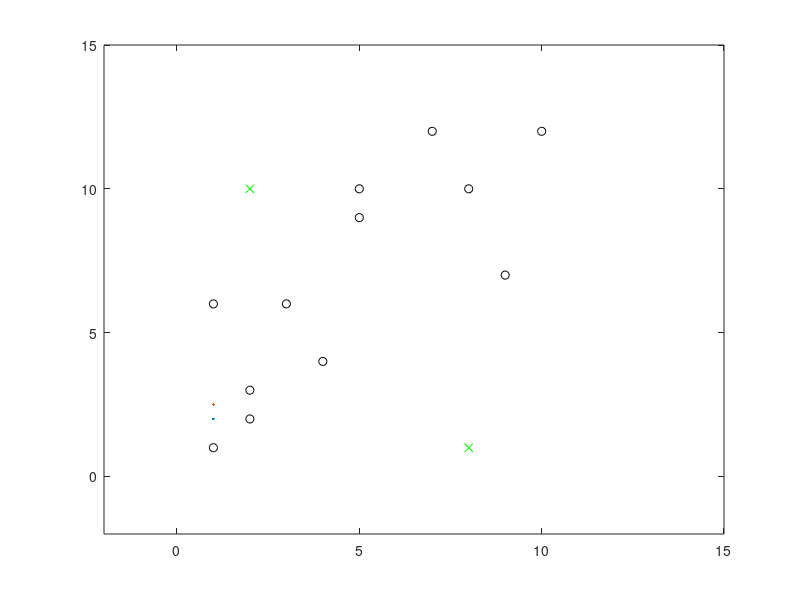
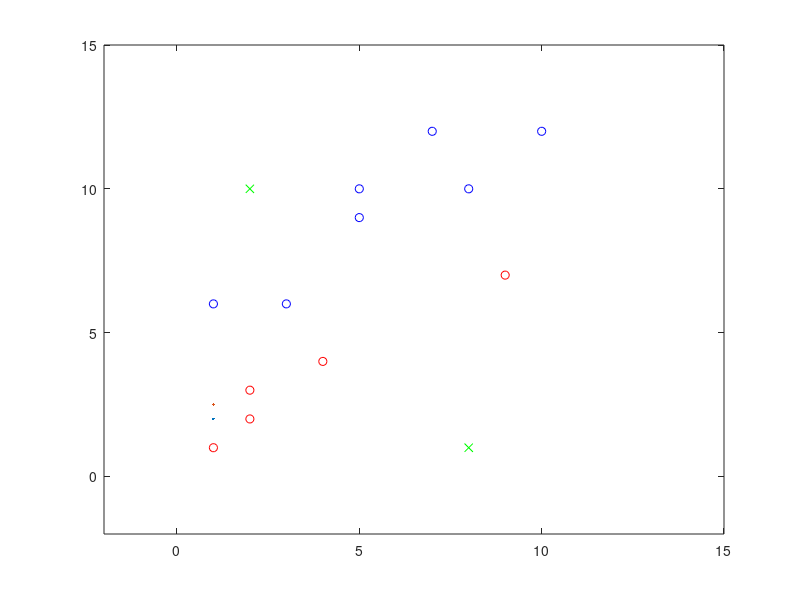
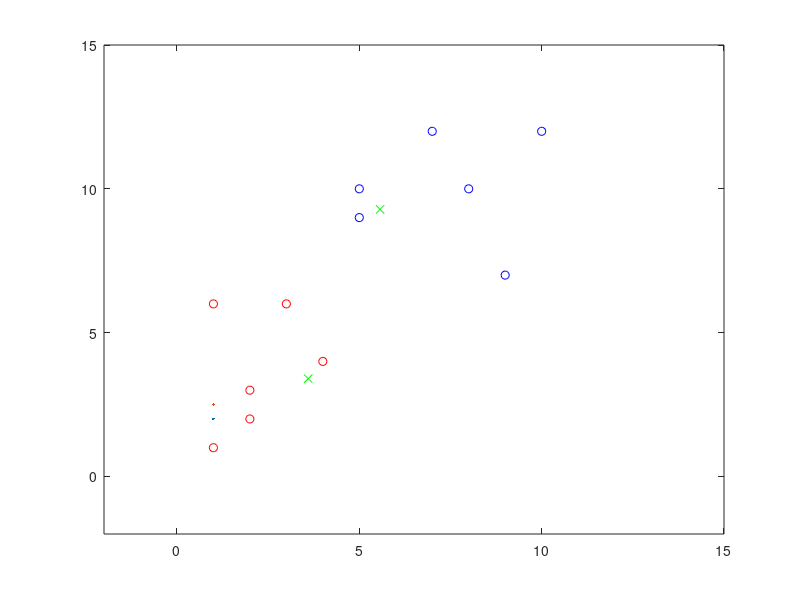
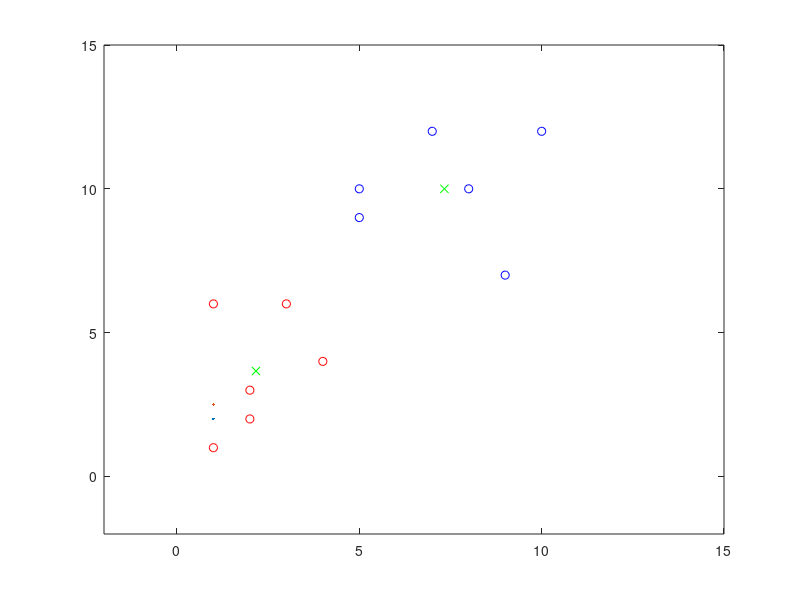

The MATLAB script that drew these images, in order:
%% Declarations
close all;
clc;
clear;

objects_x = [1, 1, 2, 2, 4, 3, 5, 7, 5, 8, 10, 9];
objects_y = [1, 6, 2, 3, 4, 6, 9, 12, 10, 10, 12, 7];

clusters_x = [2, 8];
clusters_y = [10, 1];

figure
plot(objects_x, objects_y, 'ko', LineWidth=2);
hold on;
plot(clusters_x, clusters_y, 'gx', LineWidth=2.5);
xlim([-2 15]);
ylim([-2 15]);

%% Implement k-means
clc;

c1x = []; c1y = [];
c2x = []; c2y = [];
temp1 = 0;
temp2 = 0;

while(1)
    % Assignment
    for i = 1:numel(objects_x)
        dis1 = sqrt((clusters_x(1) - objects_x(i))^2 + (clusters_y(1) - objects_y(i))^2);
        dis2 = sqrt((clusters_x(2) - objects_x(i))^2 + (clusters_y(2) - objects_y(i))^2);
        if dis1 <= dis2
            c1x(numel(c1x) + 1) = objects_x(i);
            c1y(numel(c1y) + 1) = objects_y(i);
        else
            c2x(numel(c2x) + 1) = objects_x(i);
            c2y(numel(c2y) + 1) = objects_y(i);
        end
    end
    
    figure
    plot(c1x, c1y, 'bo', c2x, c2y, 'ro', LineWidth=2);
    hold on;
    plot(clusters_x, clusters_y, 'gx', LineWidth=2.5);
    xlim([-2 15]);
    ylim([-2 15]);
    
    % Update
    clusters_x(1) = sum(c1x) / numel(c1x);
    clusters_x(2) = sum(c2x) / numel(c2x);
    clusters_y(1) = sum(c1y) / numel(c1y);
    clusters_y(2) = sum(c2y) / numel(c2y);
    
    if clusters_x(1) == temp1 && clusters_x(2) == temp2
        break;
    end
    
    temp1 = clusters_x(1);
    temp2 = clusters_x(2);
    c1x = []; c1y = [];
    c2x = []; c2y = [];

end
